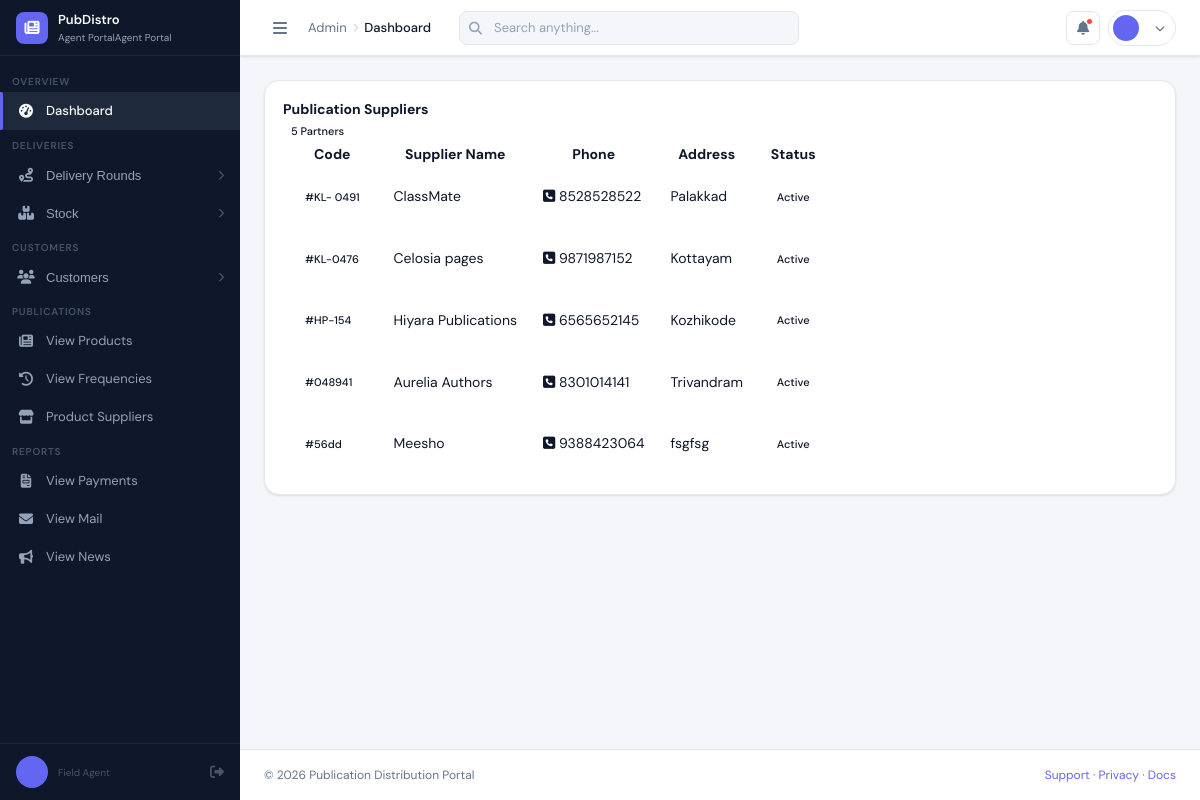
The page /agent/agent_supp_view/ on the database its author committed.
### admin_panel/models.py (models this page shows, shortened)
class Supplier(models.Model):
    name = models.CharField(max_length=50)
    code = models.CharField(max_length=20)
    address = models.TextField()
    phone = models.IntegerField()
    status = models.CharField(max_length=15, default="Inactive")
    product = models.ManyToManyField(Product, blank=True)

### agent/views.py (the view)
# urls.py: path('agent_supp_view/', views.agent_supp_view, name='agent_supp_view'),
def agent_supp_view(request):
    context = {}
    context['list'] = Supplier.objects.all()
    return render(request, "agent_supp_view.html", context)

### templates/agent_supp_view.html (shortened to what this page needs)
{% extends 'agentheader.html' %}
{% block content %}
<div class="container py-4">
    <div class="card shadow-sm border-0" style="border-radius: 15px;">
        <div class="card-body p-4">
            <div class="d-flex justify-content-between align-items-center mb-4">
                <h4 class="fw-bold text-primary m-0">
                    Publication Suppliers
                </h4>
                <span class="badge rounded-pill bg-light text-dark border px-3 py-2">
                    {{ list|length }} Partners
                </span>
            </div>
            <div class="table-responsive">
                <table class="table table-hover align-middle">
                    <thead class="bg-light">
                        <tr>
                            <th class="border-0 py-3">Code</th>
                            <th class="border-0 py-3">Supplier Name</th>
                            <th class="border-0 py-3">Phone</th>
                            <th class="border-0 py-3">Address</th>
                            <th class="border-0 py-3">Status</th>
                        </tr>
                    </thead>
                    <tbody>
                        {% for i in list %}
                        <tr>
                            <td><span class="badge badge-light border text-dark">#{{ i.code }}</span></td>
                            <td><span class="fw-bold text-dark">{{ i.name }}</span></td>
                            <td><i class="fa fa-phone-square text-muted me-1"></i> {{ i.phone }}</td>
                            <td class="text-muted small" style="max-width: 250px;">{{ i.address }}</td>
                            <td>
                                <span class="badge {% if i.status|lower == 'active' %}bg-success{% else %}bg-secondary{% endif %}">
                                    {{ i.status }}
                                </span>
                            </td>
                        </tr>
                        {% empty %}
                        <tr>
                            <td colspan="5" class="text-center py-5 text-muted">
                                <i class="fa fa-info-circle me-2"></i>No suppliers available to view.
                            </td>
                        </tr>
                        {% endfor %}
                    </tbody>
                </table>
            </div>
        </div>
    </div>
</div>
{% endblock %}

### templates/agentheader.html (style rules this page uses)
:root { --accent: #0F766E; --accent-light: #CCFBF1; }

### templates/adminheader.html (style rules this page uses)
*, *::before, *::after { box-sizing: border-box; margin: 0; padding: 0; }
:root { --sidebar-w: 240px; --sidebar-col-w: 64px; --topbar-h: 56px; --bg: #F4F6FA; --sidebar-bg: #0F172A; --sidebar-text: #94A3B8; --sidebar-hover: rgba(255,255,255,.05); --sidebar-active: #1E293B; --accent: #6366F1; --accent-light: #EEF2FF; --card: #FFFFFF; --text: #0F172A; --text-2: #64748B; --border: #E2E8F0; --shadow: 0 1px 3px rgba(0,0,0,.07),0 1px 2px rgba(0,0,0,.04); --radius: 10px; }
body { font-family:'DM Sans',sans-serif; background:var(--bg); color:var(--text); font-size:14px; line-height:1.5; display:flex; min-height:100vh; }
.card { background:var(--card); border:1px solid var(--border); border-radius:var(--radius); box-shadow:var(--shadow); }
.card-body { padding:18px; }
.badge { display:inline-block; padding:2px 8px; border-radius:20px; font-size:11px; font-weight:500; }

### templates/agent_supp_view.html (style rules this page uses)
.table td { padding: 1.2rem 0.75rem; }

### rows shown on the page
Supplier: code "KL- 0491", name "ClassMate", phone "8528528522", address "Palakkad", status "Active"
Supplier: code "KL-0476", name "Celosia pages", phone "9871987152", address "Kottayam", status "Active"
Supplier: code "HP-154", name "Hiyara Publications", phone "6565652145", address "Kozhikode", status "Active"
Supplier: code "048941", name "Aurelia Authors", phone "8301014141", address "Trivandram", status "Active"
Supplier: code "56dd", name "Meesho", phone "9388423064", address "fsgfsg", status "Active"

### other values the page prints
{{ list|length }} "5"
